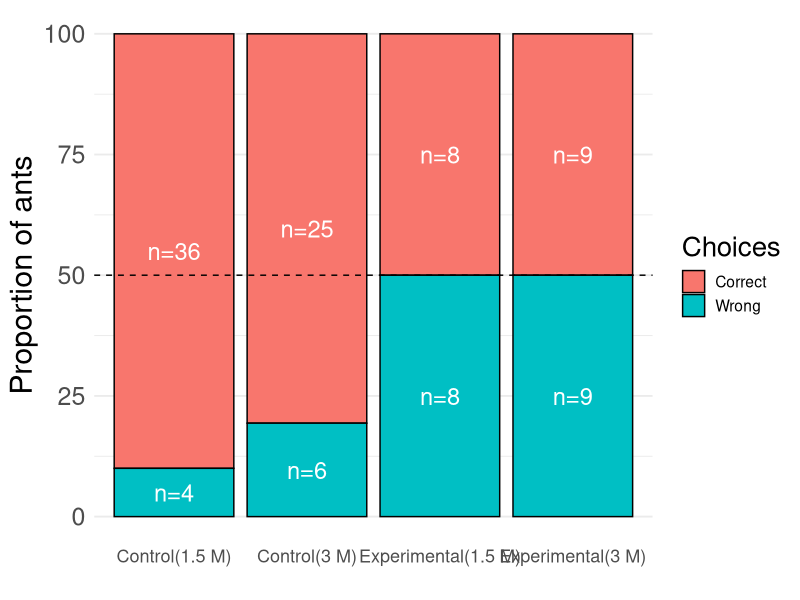
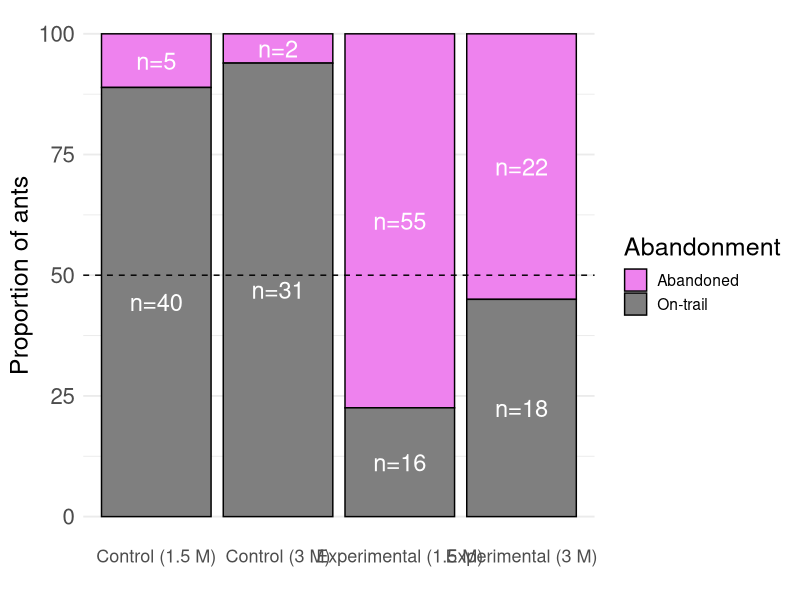
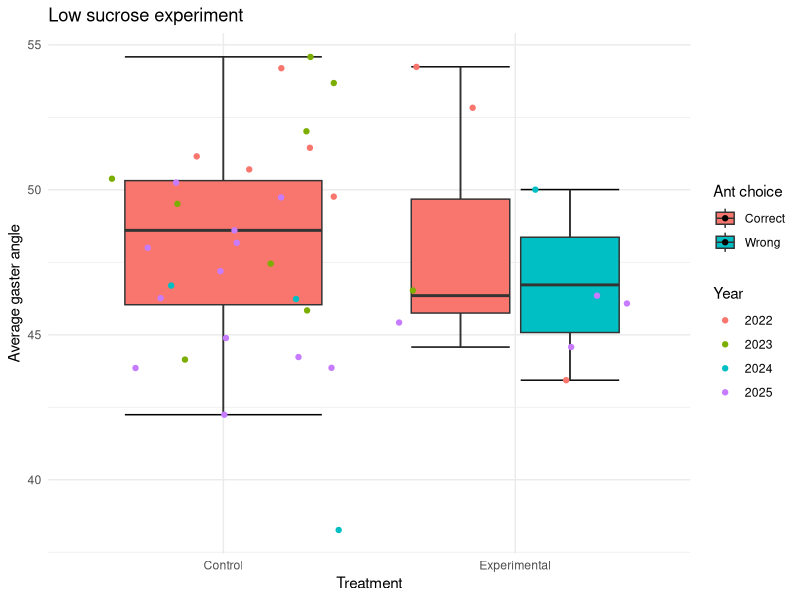
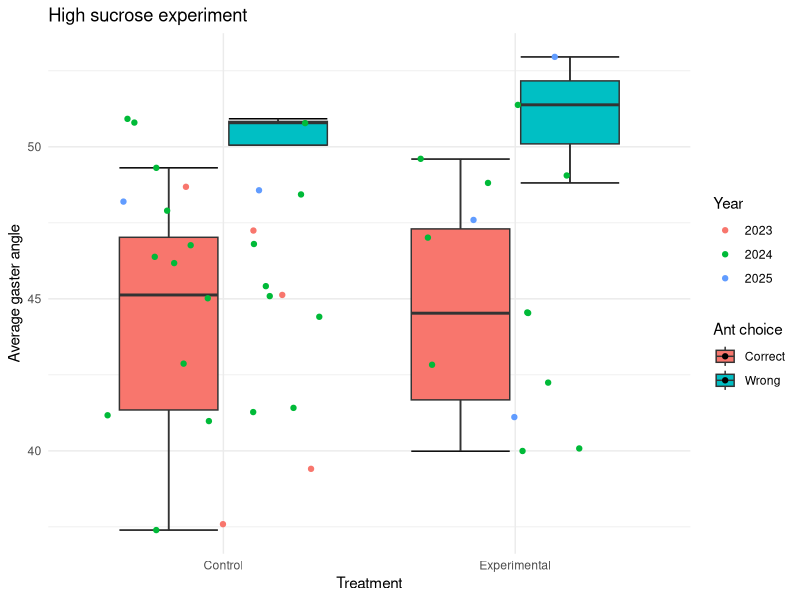
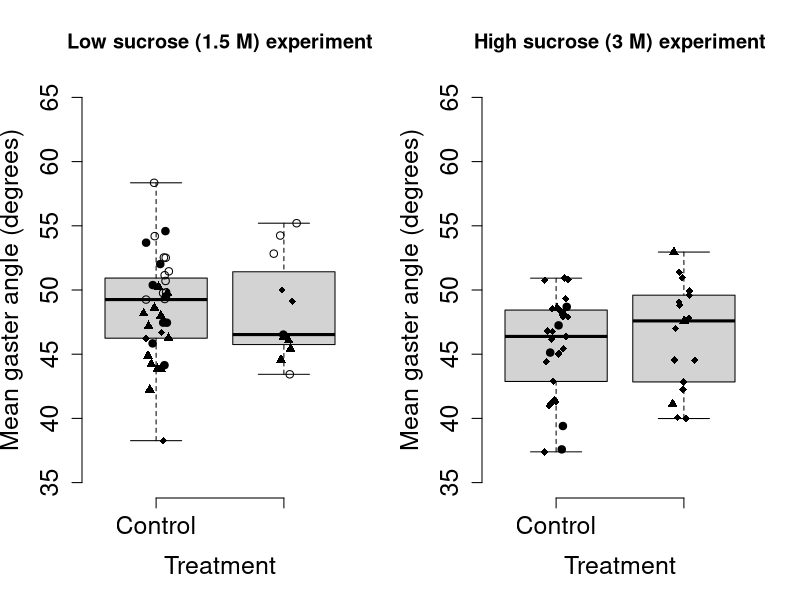

Recreate these plots in R, in order.
## ---- chunk 1
knitr::opts_chunk$set(echo = TRUE)
## ---- chunk 2
library(tidyverse)
library(ggplot2)
library(ggthemes)
library(ggstats)
## ---- chunk 3
#Importing the datasheets,and converting the relevant columns into factors

low_sucrose_experiment_data<-read.csv("Combined ant choices_Low sucrose experiment.csv")

high_sucrose_experiment_data<-read.csv("Combined ant choices_High sucrose experiment.csv")

#Extracting the columns needed for choice and abandonment analysis
low_sucrose_experiment_choices<-data.frame(low_sucrose_experiment_data$Treatment,low_sucrose_experiment_data$Ant.choice)
high_sucrose_experiment_choices<-data.frame(high_sucrose_experiment_data$Treatment,high_sucrose_experiment_data$Ant.choice)

#Changing the column names
colnames(low_sucrose_experiment_choices)<-c("treatment","choices")
colnames(high_sucrose_experiment_choices)<-c("treatment","choices")

#Converting the columns into factors
low_sucrose_experiment_choices$treatment<-as.factor(low_sucrose_experiment_choices$treatment)
low_sucrose_experiment_choices$choices<-as.factor(low_sucrose_experiment_choices$choices)

high_sucrose_experiment_choices$treatment<-as.factor(high_sucrose_experiment_choices$treatment)
high_sucrose_experiment_choices$choices<-as.factor(high_sucrose_experiment_choices$choices)

## ---- chunk 4

#1.5M DATA CHOICE ANALYSIS

#Filtering data where ant made either a correct or a wrong choice
low_sucrose_experiment_choices_only<-
  low_sucrose_experiment_choices %>% 
  filter(choices !="Abandoned")

#Dropping the abandonment factor level
low_sucrose_experiment_choices_only$choices<-droplevels(low_sucrose_experiment_choices_only$choices)

#Creating table
low_sucrose_experiment_choices_only_table<-table(low_sucrose_experiment_choices_only)

chisq.test(low_sucrose_experiment_choices_only_table,correct = F)

#Binomial test for control data
binom.test(36,40,0.5)
#Significant!

#Binomial test for experimental data
binom.test(8,16,0.5)
#Non-significant 
 
#3M DATA CHOICE ANALYSIS

#Filtering data where ant made either a correct or a wrong choice
high_sucrose_experiment_choices_only<-
  high_sucrose_experiment_choices %>% 
  filter(choices !="Abandoned")

#Dropping the abandonment factor level
high_sucrose_experiment_choices_only$choices<-droplevels(high_sucrose_experiment_choices_only$choices)

#Creating table
high_sucrose_experiment_choices_only_table<-table(high_sucrose_experiment_choices_only)

chisq.test(high_sucrose_experiment_choices_only_table,correct = F)
#Significant

#Binomial test for control data
binom.test(27,33,0.5)
#Significant!

#Binomial test for experimental data
binom.test(11,21,0.5)
#Non-significant 
## ---- chunk 5

#LOW SUCROSE EXPERIMENT ABANDONMENT ANALYSIS

#Filtering data where ant made either a correct or a wrong choice
low_sucrose_experiment_choices$abandonment<-ifelse(low_sucrose_experiment_choices$choices=="Abandoned","Abandoned","On-trail")

low_sucrose_experiment_abandonment_table<-table(low_sucrose_experiment_choices[-2])

#Chi-square test
chisq.test(low_sucrose_experiment_abandonment_table,correct = F)
#Significant

#Binomial test for control data
binom.test(5,45,0.5)
#Significantly more ants stay on the trail than abandon here

#Binomial test for experimental data
binom.test(55,71,0.5)
#Significantly more ants abandon the trail than stay on the trail

#HIGH SUCROSE EXPERIMENT ABANDONMENT ANALYSIS

#Filtering data where ant made either a correct or a wrong choice
high_sucrose_experiment_choices$abandonment<-ifelse(high_sucrose_experiment_choices$choices=="Abandoned","Abandoned","On-trail")

high_sucrose_experiment_abandonment_table<-table(high_sucrose_experiment_choices[-2])

#Chi-square test
chisq.test(high_sucrose_experiment_abandonment_table,correct = F)
#Significant


#Binomial test for control data
binom.test(2,35,0.5) #Significant
#Significantly more ants stay on the trail than abandon here

#Binomial test for experimental data
binom.test(30,51,0.5)
#Non-significant

## ---- chunk 6

#Creating labels specific to the experiment type and combining the dataframes
low_sucrose_experiment_choices$label<-as.factor(ifelse(low_sucrose_experiment_choices$treatment=="Control","Control_1.5m","Exp_1.5m"))

high_sucrose_experiment_choices$label<-as.factor(ifelse(high_sucrose_experiment_choices$treatment=="Control","Control_3m","Exp_3m"))


#Combining the choices from both experiments
all_exp_combined_data_choices<-rbind(low_sucrose_experiment_choices,high_sucrose_experiment_choices)

#Subsetting the data from the two treatments (combined for both experiments separately) to compare between the experiments.
all_exp_combined_control<-subset(all_exp_combined_data_choices,all_exp_combined_data_choices$treatment=="Control")

all_exp_combined_experimental<-subset(all_exp_combined_data_choices,all_exp_combined_data_choices$treatment=="Experimental")

#Dropping the uncessary factor levels
all_exp_combined_control$label<-droplevels(all_exp_combined_control$label)

all_exp_combined_experimental$label<-droplevels(all_exp_combined_experimental$label)

#COMPARING CORRECT VS. WRONG CHOICES BETWEEN THE TWO EXPERIMENTS FOR EACH TREATMENT

#CONTROL TREATMENT
all_exp_combined_control_choices_only<-data.frame(all_exp_combined_control$choices,all_exp_combined_control$label)

colnames(all_exp_combined_control_choices_only)<-c("choices","exp_type")

#Removing abandonment data for this analysis
all_exp_combined_control_choices_only<-subset(all_exp_combined_control_choices_only,all_exp_combined_control_choices_only$choices!="Abandoned")

#Dropping the uncessary factor levels
all_exp_combined_control_choices_only$choices<-droplevels(all_exp_combined_control_choices_only$choices)

all_exp_combined_control_choices_only_table<-table(all_exp_combined_control_choices_only)

chisq.test(all_exp_combined_control_choices_only_table,correct = F)
#Not significant

#EXPERIMENTAL TREATMENT

all_exp_combined_experimental_choices_only<-data.frame(all_exp_combined_experimental$choices,all_exp_combined_experimental$label)

colnames(all_exp_combined_experimental_choices_only)<-c("choices","exp_type")

#Removing abandonment data for this analysis
all_exp_combined_experimental_choices_only<-subset(all_exp_combined_experimental_choices_only,all_exp_combined_experimental_choices_only$choices!="Abandoned")

#Dropping the uncessary factor levels
all_exp_combined_experimental_choices_only$choices<-droplevels(all_exp_combined_experimental_choices_only$choices)

all_exp_combined_experimental_choices_only_table<-table(all_exp_combined_experimental_choices_only)

chisq.test(all_exp_combined_experimental_choices_only_table,correct = F)
#Not significant
## ---- chunk 7

#CONTROL
all_exp_combined_control_abandonment_only<-data.frame(all_exp_combined_control$abandonment,all_exp_combined_control$label)

colnames(all_exp_combined_control_abandonment_only)<-c("abandonment","exp_type")

all_exp_combined_control_abandonment_only$abandonment<-as.factor(all_exp_combined_control_abandonment_only$abandonment)

all_exp_combined_control_abandonment_only_table<-table(all_exp_combined_control_abandonment_only)

chisq.test(all_exp_combined_control_abandonment_only_table,correct = F)
#Not significant


#Experimental
all_exp_combined_experimental_abandonment_only<-data.frame(all_exp_combined_experimental$abandonment,all_exp_combined_experimental$label)

colnames(all_exp_combined_experimental_abandonment_only)<-c("abandonment","exp_type")

all_exp_combined_experimental_abandonment_only$abandonment<-as.factor(all_exp_combined_experimental_abandonment_only$abandonment)

all_exp_combined_experimental_abandonment_only_table<-table(all_exp_combined_experimental_abandonment_only)

chisq.test(all_exp_combined_experimental_abandonment_only_table,correct = F)
#Significant!

## ---- chunk 8

choices_combined<-subset(all_exp_combined_data_choices,choices!="Abandoned")
#Removing abandonment data for the plot

choices_combined$label<-factor(choices_combined$label,levels=c("Control_1.5m","Control_3m","Exp_1.5m","Exp_3m"))

choices_combined<-as.data.frame(choices_combined %>%
  group_by(label,choices)%>%
  summarize(total=n())) 

choices_combined <- choices_combined %>%
  group_by(label) %>%
  mutate(
    percent = total / sum(total) * 100,
    n = sum(total)
  )

choices_combined <- choices_combined %>%
  group_by(label) %>%
  mutate(
    percent = total / sum(total) * 100,
    n = sum(total)
  )


ggplot(choices_combined, aes(x = label, y = percent, fill = choices)) +
  geom_bar(stat = "identity", color = "black") +
  geom_text(
    aes(label = paste0("n=", total)),
    position = position_stack(vjust = 0.5),
    size = 6,           
    color = "white"
  ) +
  scale_y_continuous() +
  labs(x = "", y = "Proportion of ants", fill = "Choices") +   
  theme_minimal(base_size = 14) +
  theme(
    axis.text.x = element_text(size = 13),
    axis.title.y = element_text(size = 22),
    axis.text.y = element_text(size = 18), 
    legend.title = element_text(size = 20),            
    panel.grid.major.x = element_blank()
  ) +geom_hline(yintercept = 50, linetype = "dashed")+
  scale_x_discrete(labels=c("Control_1.5m"="Control(1.5 M)","Control_3m"= "Control(3 M)", "Exp_1.5m"="Experimental(1.5 M)","Exp_3m" = "Experimental(3 M)"))+
  guides(fill=guide_legend(title="Choices"))


## ---- chunk 9
 
abandon_combined<-as.data.frame(all_exp_combined_data_choices %>%
  group_by(label,abandonment)%>%
  summarize(total=n()))

abandon_combined$label<-factor(abandon_combined$label,levels=c("Control_1.5m","Control_3m","Exp_1.5m","Exp_3m"))

abandon_combined<-as.data.frame(abandon_combined %>%
  group_by(label) %>%
  mutate(
    percent = total / sum(total) * 100,
    n = sum(total)
  ))

ggplot(abandon_combined, aes(x = label, y = percent, fill = abandonment)) +
  geom_bar(stat = "identity", color = "black") +
  # Show individual sample sizes inside each stack
  geom_text(
    aes(label = paste0("n=", total)),   # use total for each segment
    position = position_stack(vjust = 0.5),  # centers text in each segment
    size = 6,                           # larger geom_text labels
    color = "white"
  ) +
  scale_y_continuous() +
  labs(x = "", y = "Proportion of ants") +
  theme_minimal(base_size = 14) +
  theme(
    axis.text.x  = element_text(hjust = 0.5, size = 13),  
    axis.text.y  = element_text(size = 16),               
    axis.title.y = element_text(size = 18),               
    legend.title = element_text(size = 18),              
    panel.grid.major.x = element_blank()
  ) +
  geom_hline(yintercept = 50, linetype = "dashed") +
  scale_x_discrete(labels = c(
    "Control_1.5m" = "Control (1.5 M)",
    "Control_3m"   = "Control (3 M)",
    "Exp_1.5m"     = "Experimental (1.5 M)",
    "Exp_3m"       = "Experimental (3 M)"
  )) +
  guides(fill = guide_legend(title = "Abandonment")) +
  scale_fill_manual(values = c("violet", "gray50"))


## ---- chunk 10

#LOW SUCROSE EXPERIMENT
gaster_angle_low_sucrose<-read.csv("Combined gaster angles_Low sucrose experiment.csv")

#Converting the relevant columns to factors
gaster_angle_low_sucrose$Ant.choice<-as.factor(gaster_angle_low_sucrose$Ant.choice)
gaster_angle_low_sucrose$Treatment<-as.factor(gaster_angle_low_sucrose$Treatment)
gaster_angle_low_sucrose$Video<-as.factor(gaster_angle_low_sucrose$Video)
gaster_angle_low_sucrose$Year<-as.factor(gaster_angle_low_sucrose$Year)
gaster_angle_low_sucrose$Ant.fed.on.the.feeder<-as.factor(gaster_angle_low_sucrose$Ant.fed.on.the.feeder)

#Converting gaster angle measures to numbers
gaster_angle_low_sucrose$Angle.measurement.1<-as.numeric(gaster_angle_low_sucrose$Angle.measurement.1)
gaster_angle_low_sucrose$Angle.measurement.2<-as.numeric(gaster_angle_low_sucrose$Angle.measurement.2)
gaster_angle_low_sucrose$Angle.measurement.3<-as.numeric(gaster_angle_low_sucrose$Angle.measurement.3)
#Ignore the warnings here


#HIGH SUCROSE EXPERIMENT
gaster_angle_high_sucrose<-read.csv("Combined gaster angles_High sucrose experiment.csv")

#Converting the relevant columns to factors
gaster_angle_high_sucrose$Ant.choice<-as.factor(gaster_angle_high_sucrose$Ant.choice)
gaster_angle_high_sucrose$Treatment<-as.factor(gaster_angle_high_sucrose$Treatment)
gaster_angle_high_sucrose$Video<-as.factor(gaster_angle_high_sucrose$Video)
gaster_angle_high_sucrose$Year<-as.factor(gaster_angle_high_sucrose$Year)
gaster_angle_high_sucrose$Ant.fed.on.the.feeder<-as.factor(gaster_angle_high_sucrose$Ant.fed.on.the.feeder)


#Converting gaster angle measures to numbers
gaster_angle_high_sucrose$Angle.measurement.1<-as.numeric(gaster_angle_high_sucrose$Angle.measurement.1)
gaster_angle_high_sucrose$Angle.measurement.2<-as.numeric(gaster_angle_high_sucrose$Angle.measurement.2)
gaster_angle_high_sucrose$Angle.measurement.3<-as.numeric(gaster_angle_high_sucrose$Angle.measurement.3)
#Ignore the warnings here

## ---- chunk 11

#LOW SUCROSE EXPERIMENT
 
gaster_angle_low_sucrose_ready<-gaster_angle_low_sucrose %>%
  transmute(Video,Treatment,Ant.choice,Ant.fed.on.the.feeder, Year,mean_gaster_angle=rowMeans(select(.,Angle.measurement.1:Angle.measurement.3)))

gaster_angle_low_sucrose_ready<-as.data.frame(gaster_angle_low_sucrose_ready %>%
  group_by(Video,Treatment,Ant.choice,Ant.fed.on.the.feeder,Year) %>%
  summarise(mean_gaster_angle=mean(mean_gaster_angle,na.rm = T)))

gaster_angle_low_sucrose_ready<-na.omit(gaster_angle_low_sucrose_ready)


#HIGH SUCROSE EXPERIMENT

gaster_angle_high_sucrose_ready<-gaster_angle_high_sucrose %>%
  transmute(Video,Treatment,Ant.choice,Ant.fed.on.the.feeder,Year,mean_gaster_angle=rowMeans(select(.,Angle.measurement.1:Angle.measurement.3)))

gaster_angle_high_sucrose_ready<-as.data.frame(gaster_angle_high_sucrose_ready %>%
  group_by(Video,Treatment,Ant.choice,Ant.fed.on.the.feeder,Year) %>%
  summarise(mean_gaster_angle=mean(mean_gaster_angle,na.rm = T)))

gaster_angle_high_sucrose_ready<-na.omit(gaster_angle_high_sucrose_ready)


#Summary of ants that made choices and fed on feeder or not
low_sucrose_summary<-gaster_angle_low_sucrose_ready[,c(2,3,4)]
table(low_sucrose_summary)

high_sucrose_summary<-gaster_angle_high_sucrose_ready[,c(2,3,4)]
table(high_sucrose_summary)

#Average gaster angle calculations:
gaster_angle_low_sucrose_ready %>%
  group_by(Treatment) %>%
  summarise(mean(mean_gaster_angle))

gaster_angle_high_sucrose_ready %>%
  group_by(Treatment) %>%
  summarise(mean(mean_gaster_angle))

## ---- chunk 12
#Low sucrose
gaster_angle_low_sucrose_wrong_choices_unfed<-subset(gaster_angle_low_sucrose_ready,Ant.fed.on.the.feeder=="No" & Ant.choice=="Wrong")

gaster_angle_low_sucrose_correct_choices<-subset(gaster_angle_low_sucrose_ready,Ant.choice=="Correct")

#This contains data for the ants that made correct choices, and also includes the ants that made a wrong choice, but did not feed on the sucrose
gaster_angle_low_sucrose_graph1<-rbind(gaster_angle_low_sucrose_wrong_choices_unfed,gaster_angle_low_sucrose_correct_choices)

ggplot(gaster_angle_low_sucrose_graph1,aes(Treatment,mean_gaster_angle,fill=Ant.choice))+stat_boxplot(geom="errorbar")+geom_boxplot(outlier.shape = NA)+ theme_minimal()+xlab("Treatment")+ylab("Average gaster angle")+geom_jitter(aes(color=Year))+ggtitle("Low sucrose experiment")+guides(fill=guide_legend(title="Ant choice"))

#Comparing gaster angles for correct vs. wrong choices within the treatment

exp_low_sucrose_data_exp<-gaster_angle_low_sucrose_graph1 %>%
  filter(Treatment=="Experimental")
wilcox.test(exp_low_sucrose_data_exp$mean_gaster_angle~exp_low_sucrose_data_exp$Ant.choice) 
#No Significant difference


#High sucrose
#Low sucrose
gaster_angle_high_sucrose_wrong_choices_unfed<-subset(gaster_angle_high_sucrose_ready,Ant.fed.on.the.feeder=="No" & Ant.choice=="Wrong")

gaster_angle_high_sucrose_correct_choices<-subset(gaster_angle_high_sucrose_ready,Ant.choice=="Correct")

#This contains data for the ants that made correct choices, and also includes the ants that made a wrong choice, but did not feed on the sucrose
gaster_angle_high_sucrose_graph1<-rbind(gaster_angle_high_sucrose_wrong_choices_unfed,gaster_angle_high_sucrose_correct_choices)

ggplot(gaster_angle_high_sucrose_graph1,aes(Treatment,mean_gaster_angle,fill=Ant.choice))+stat_boxplot(geom="errorbar")+geom_boxplot(outlier.shape = NA)+ theme_minimal()+xlab("Treatment")+ylab("Average gaster angle")+geom_jitter(aes(color=Year))+ggtitle("High sucrose experiment")+guides(fill=guide_legend(title="Ant choice"))

#Comparing gaster angles for correct vs. wrong choices within the treatment

exp_high_sucrose_data_exp<-gaster_angle_high_sucrose_graph1 %>%
  filter(Treatment=="Experimental")
wilcox.test(exp_high_sucrose_data_exp$mean_gaster_angle~exp_high_sucrose_data_exp$Ant.choice) 
#Significant difference


exp_high_sucrose_data_con<-gaster_angle_high_sucrose_graph1 %>%
  filter(Treatment=="Control")
wilcox.test(exp_high_sucrose_data_con$mean_gaster_angle~exp_high_sucrose_data_con$Ant.choice) 
#Significant difference
 
  
## ---- chunk 13
wilcox.test(gaster_angle_low_sucrose_ready$mean_gaster_angle~gaster_angle_low_sucrose_ready$Treatment) 
#No Significant difference

wilcox.test(gaster_angle_high_sucrose_ready$mean_gaster_angle~gaster_angle_high_sucrose_ready$Treatment) 
#No significant difference



## ---- chunk 14

par(mfrow=c(1,2))

#LOW SUCROSE EXPERIMENT
boxplot(gaster_angle_low_sucrose_ready$mean_gaster_angle~gaster_angle_low_sucrose_ready$Treatment,xlab="Treatment", ylab="Mean gaster angle (degrees)",range=0,frame=F,cex.axis=1.5,cex.lab=1.5,main="Low sucrose (1.5 M) experiment",ylim=c(35,65))

#Adding individual points to the boxplot
stripchart(mean_gaster_angle~Treatment,method="jitter",add=T,vertical=T,pch=1,data=gaster_angle_low_sucrose_ready[gaster_angle_low_sucrose_ready$Year==2022, ])
 
stripchart(mean_gaster_angle~Treatment,method="jitter",add=T,vertical=T,pch=19,data=gaster_angle_low_sucrose_ready[gaster_angle_low_sucrose_ready$Year==2023, ])

stripchart(mean_gaster_angle~Treatment,method="jitter",add=T,vertical=T,pch=18,data=gaster_angle_low_sucrose_ready[gaster_angle_low_sucrose_ready$Year==2024, ])

stripchart(mean_gaster_angle~Treatment,method="jitter",add=T,vertical=T,pch=17,data=gaster_angle_low_sucrose_ready[gaster_angle_low_sucrose_ready$Year==2025, ])


#HIGH SUCROSE EXPERIMENT
boxplot(gaster_angle_high_sucrose_ready$mean_gaster_angle~gaster_angle_high_sucrose_ready$Treatment,xlab="Treatment", ylab="Mean gaster angle (degrees)",range=0,frame=F,cex.axis=1.5,cex.lab=1.5,main="High sucrose (3 M) experiment",ylim=c(35,65))

#Adding individual points to the boxplot
stripchart(mean_gaster_angle~Treatment,method="jitter",add=T,vertical=T,pch=19,data=gaster_angle_high_sucrose_ready[gaster_angle_high_sucrose_ready$Year==2023, ])

stripchart(mean_gaster_angle~Treatment,method="jitter",add=T,vertical=T,pch=18,data=gaster_angle_high_sucrose_ready[gaster_angle_high_sucrose_ready$Year==2024, ])

stripchart(mean_gaster_angle~Treatment,method="jitter",add=T,vertical=T,pch=17,data=gaster_angle_high_sucrose_ready[gaster_angle_high_sucrose_ready$Year==2025, ])
